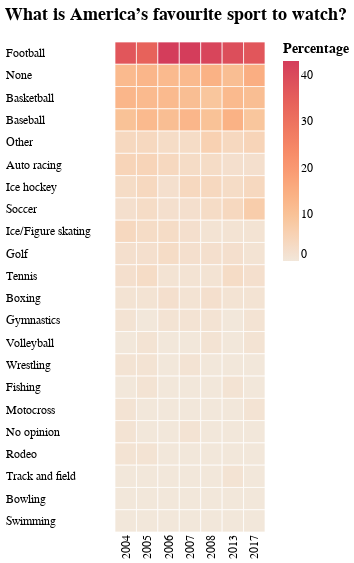

Notebook cell for this chart:
### Code cell
alt.Chart(df_inner).mark_rect(stroke="#ffffff", strokeWidth=0.7).encode(
    alt.X("Year", title=None),
    alt.Y("Sport:N", title=None, sort="-x"),
    color=alt.Color("Percentage:Q", scale=alt.Scale(scheme="lightorange")),
    tooltip=["Sport", "Percentage", "Year"],
).configure(font="Calibri").configure_axis(
    grid=False, labelFontSize=12, ticks=False, domainOpacity=0
).properties(
    width=150, height=490
).configure_view(
    strokeOpacity=0
).configure_axisY(  # left aligns y-axis labels
    titleAngle=0, titleY=-10, titleX=-60, labelPadding=110, labelAlign="left"
).properties(
    title={"text": "What is America’s favourite sport to watch?", "subtitle": " "}
).configure_title(
    anchor="start", fontSize=18
).configure_legend(
    labelFontSize=12, titleFontSize=14
)

### Figure 1 — Vega-Lite specification as saved in the notebook (floating-point values rounded to 4 significant figures; data arrays with more than 128 entries replaced by an {"elided": "..."} marker saying what was removed)
{"config": {"view": {"continuousWidth": 400, "continuousHeight": 300, "strokeOpacity": 0}, "axis": {"domainOpacity": 0, "grid": false, "labelFontSize": 12, "ticks": false}, "axisY": {"labelAlign": "left", "labelPadding": 110, "titleAngle": 0, "titleX": -60, "titleY": -10}, "font": "Calibri", "legend": {"labelFontSize": 12, "titleFontSize": 14}, "title": {"anchor": "start", "fontSize": 18}}, "data": {"name": "data-a8464b706744bfb478d072836cdd875e"}, "mark": {"type": "rect", "stroke": "#ffffff", "strokeWidth": 0.7}, "encoding": {"color": {"type": "quantitative", "field": "Percentage", "scale": {"scheme": "lightorange"}}, "tooltip": [{"type": "nominal", "field": "Sport"}, {"type": "quantitative", "field": "Percentage"}, {"type": "nominal", "field": "Year"}], "x": {"type": "nominal", "field": "Year", "title": null}, "y": {"type": "nominal", "field": "Sport", "sort": "-x", "title": null}}, "height": 490, "title": {"text": "What is America’s favourite sport to watch?", "subtitle": " "}, "width": 150, "$schema": "https://vega.github.io/schema/vega-lite/v4.8.1.json", "datasets": {"data-a8464b706744bfb478d072836cdd875e": {"elided": "154 records"}}}
